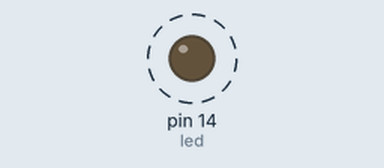
Recording of a program running on a simulated Arduino Uno, built with avr-gcc and run on an emulated ATmega328P. On the bench: output pins drawn as LEDs (lit = HIGH). Dashed ring = blinking. What the program prints to the serial monitor is not drawn.

Above: at 0.3 s.
Timing chart, 0 to 3.0 s (numbered marks = the images above):
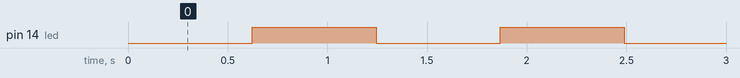

The program:

main.cpp
```cpp
#include <Arduino.h>
#include <avr/io.h>

// global variable to count the number of overflows
volatile uint8_t tot_overflow;
// TIMER0 overflow interrupt service routine
// called whenever TCNT0 overflows
ISR(TIMER2_OVF_vect)
{
  // keep a track of number of overflows
  tot_overflow++;
}

void timer2_init()
{
  TCCR2B |= ((1 << CS22) | (1 << CS20) | (1 << CS21));
  // initialize counter
  TCNT2 = 0;
  // enable overflow interrupt
  TIMSK2 |= (1 << TOIE2);
  // enable global interrupts
  sei();
}
int main()
{
  Serial.begin(9600);
  // connect led to pin PC0
  DDRC |= (1 << PC0);
  // initialize timer
  timer2_init();
  // loop forever
  while (1)
  {
    // check if no. of overflows = 30
    if (tot_overflow >= 30) // NOTE: '>=' is used
    {
      Serial.println("Enetered FIRST IF CONDITION");
      // check if the timer count reaches 131
      if (TCNT2 >= 131)
      {
        Serial.println("Enetered second");
        PORTC ^= (1 << PC0); // toggles the led
        TCNT2 = 0;           // reset counter
        tot_overflow = 0;    // reset overflow counter
      }
    }
  }
  return 0;
}
```

Measured:
- by itself, pin 14 (led): alternates HIGH for 0.62 s and LOW for 0.62 s
